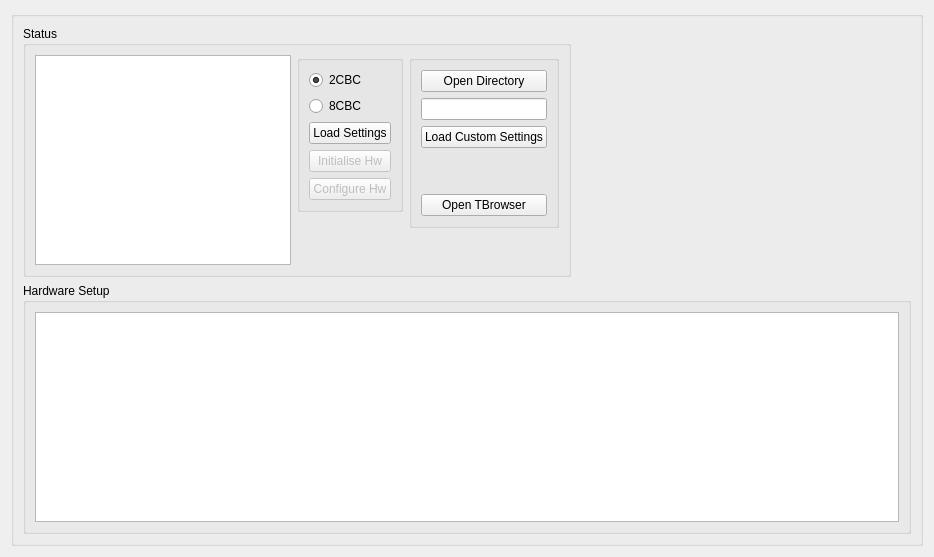
<?xml version="1.0" encoding="UTF-8"?>
<ui version="4.0">
 <class>SetupTab</class>
 <widget class="QWidget" name="SetupTab">
  <property name="geometry">
   <rect>
    <x>0</x>
    <y>0</y>
    <width>934</width>
    <height>557</height>
   </rect>
  </property>
  <property name="windowTitle">
   <string>Form</string>
  </property>
  <layout class="QHBoxLayout" name="horizontalLayout">
   <item>
    <layout class="QVBoxLayout" name="loSetupTab">
     <item>
      <widget class="QGroupBox" name="gbSetupTab">
       <property name="title">
        <string/>
       </property>
       <layout class="QVBoxLayout" name="verticalLayout_2">
        <item>
         <layout class="QHBoxLayout" name="loMsgConfigBox">
          <item>
           <widget class="QGroupBox" name="groupBox_2">
            <property name="title">
             <string>Status</string>
            </property>
            <layout class="QHBoxLayout" name="horizontalLayout_3">
             <item>
              <widget class="QTextEdit" name="editMsgBox"/>
             </item>
             <item alignment="Qt::AlignTop">
              <widget class="QGroupBox" name="groupBox">
               <property name="sizePolicy">
                <sizepolicy hsizetype="Fixed" vsizetype="Fixed">
                 <horstretch>0</horstretch>
                 <verstretch>0</verstretch>
                </sizepolicy>
               </property>
               <property name="title">
                <string/>
               </property>
               <layout class="QVBoxLayout" name="verticalLayout">
                <item>
                 <layout class="QVBoxLayout" name="loRadioButtons">
                  <item>
                   <widget class="QRadioButton" name="radio2CBC">
                    <property name="text">
                     <string>2CBC</string>
                    </property>
                    <property name="checked">
                     <bool>true</bool>
                    </property>
                   </widget>
                  </item>
                  <item>
                   <widget class="QRadioButton" name="radio8CBC">
                    <property name="text">
                     <string>8CBC</string>
                    </property>
                   </widget>
                  </item>
                 </layout>
                </item>
                <item>
                 <layout class="QVBoxLayout" name="loPushButtons">
                  <property name="spacing">
                   <number>-1</number>
                  </property>
                  <item>
                   <widget class="QPushButton" name="btnLoad">
                    <property name="text">
                     <string>Load Settings</string>
                    </property>
                   </widget>
                  </item>
                  <item>
                   <widget class="QPushButton" name="btnInit">
                    <property name="enabled">
                     <bool>false</bool>
                    </property>
                    <property name="text">
                     <string>Initialise Hw</string>
                    </property>
                   </widget>
                  </item>
                  <item>
                   <widget class="QPushButton" name="btnConfig">
                    <property name="enabled">
                     <bool>false</bool>
                    </property>
                    <property name="text">
                     <string>Configure Hw</string>
                    </property>
                   </widget>
                  </item>
                 </layout>
                </item>
               </layout>
              </widget>
             </item>
             <item alignment="Qt::AlignHCenter|Qt::AlignTop">
              <widget class="QGroupBox" name="gbCustomSettings">
               <property name="sizePolicy">
                <sizepolicy hsizetype="Preferred" vsizetype="Fixed">
                 <horstretch>0</horstretch>
                 <verstretch>0</verstretch>
                </sizepolicy>
               </property>
               <property name="title">
                <string/>
               </property>
               <layout class="QVBoxLayout" name="verticalLayout_5">
                <item>
                 <widget class="QPushButton" name="btnOpenDir">
                  <property name="text">
                   <string>Open Directory</string>
                  </property>
                 </widget>
                </item>
                <item>
                 <widget class="QLineEdit" name="lineSettings">
                  <property name="maximumSize">
                   <size>
                    <width>165</width>
                    <height>16777215</height>
                   </size>
                  </property>
                  <property name="readOnly">
                   <bool>true</bool>
                  </property>
                 </widget>
                </item>
                <item>
                 <widget class="QPushButton" name="btnLoadCustom">
                  <property name="text">
                   <string>Load Custom Settings</string>
                  </property>
                 </widget>
                </item>
                <item>
                 <spacer name="verticalSpacer">
                  <property name="orientation">
                   <enum>Qt::Vertical</enum>
                  </property>
                  <property name="sizeHint" stdset="0">
                   <size>
                    <width>20</width>
                    <height>40</height>
                   </size>
                  </property>
                 </spacer>
                </item>
                <item alignment="Qt::AlignBottom">
                 <widget class="QPushButton" name="btnTBrows">
                  <property name="text">
                   <string>Open TBrowser</string>
                  </property>
                 </widget>
                </item>
               </layout>
              </widget>
             </item>
            </layout>
           </widget>
          </item>
          <item>
           <spacer name="horizontalSpacer">
            <property name="orientation">
             <enum>Qt::Horizontal</enum>
            </property>
            <property name="sizeHint" stdset="0">
             <size>
              <width>40</width>
              <height>20</height>
             </size>
            </property>
           </spacer>
          </item>
         </layout>
        </item>
        <item>
         <widget class="QGroupBox" name="gbCBC">
          <property name="title">
           <string>Hardware Setup</string>
          </property>
          <property name="flat">
           <bool>false</bool>
          </property>
          <property name="checkable">
           <bool>false</bool>
          </property>
          <layout class="QVBoxLayout" name="verticalLayout_3">
           <item>
            <widget class="QTreeView" name="treeTest">
             <property name="autoFillBackground">
              <bool>false</bool>
             </property>
             <property name="sortingEnabled">
              <bool>true</bool>
             </property>
             <property name="animated">
              <bool>true</bool>
             </property>
             <attribute name="headerVisible">
              <bool>false</bool>
             </attribute>
            </widget>
           </item>
          </layout>
         </widget>
        </item>
       </layout>
      </widget>
     </item>
    </layout>
   </item>
  </layout>
 </widget>
 <resources/>
 <connections/>
</ui>
